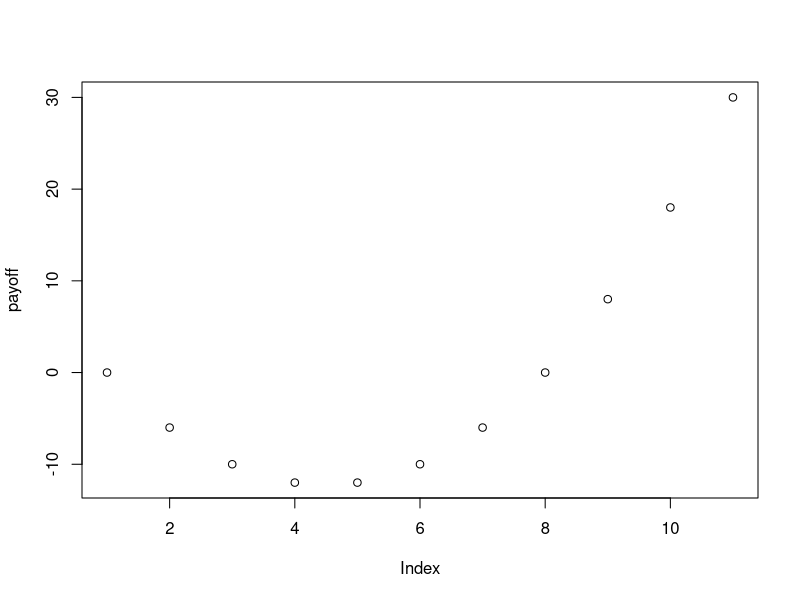

R code for this plot:
a<-vector(length=11)
x<-c(0:10)
payoff<-(x^2)-(7*x)
probofHead <- dbinom(x,10,0.6)
print(probofHead)
print(payoff)
plot(payoff)
sum<-0
for(i in 1:11)
{
  sum=sum+(probofHead[i]*payoff[i])
}
print(sum)
if(sum>=0)
{
  print("Good Bet")
}else
{
  print("Bad Bet")
}